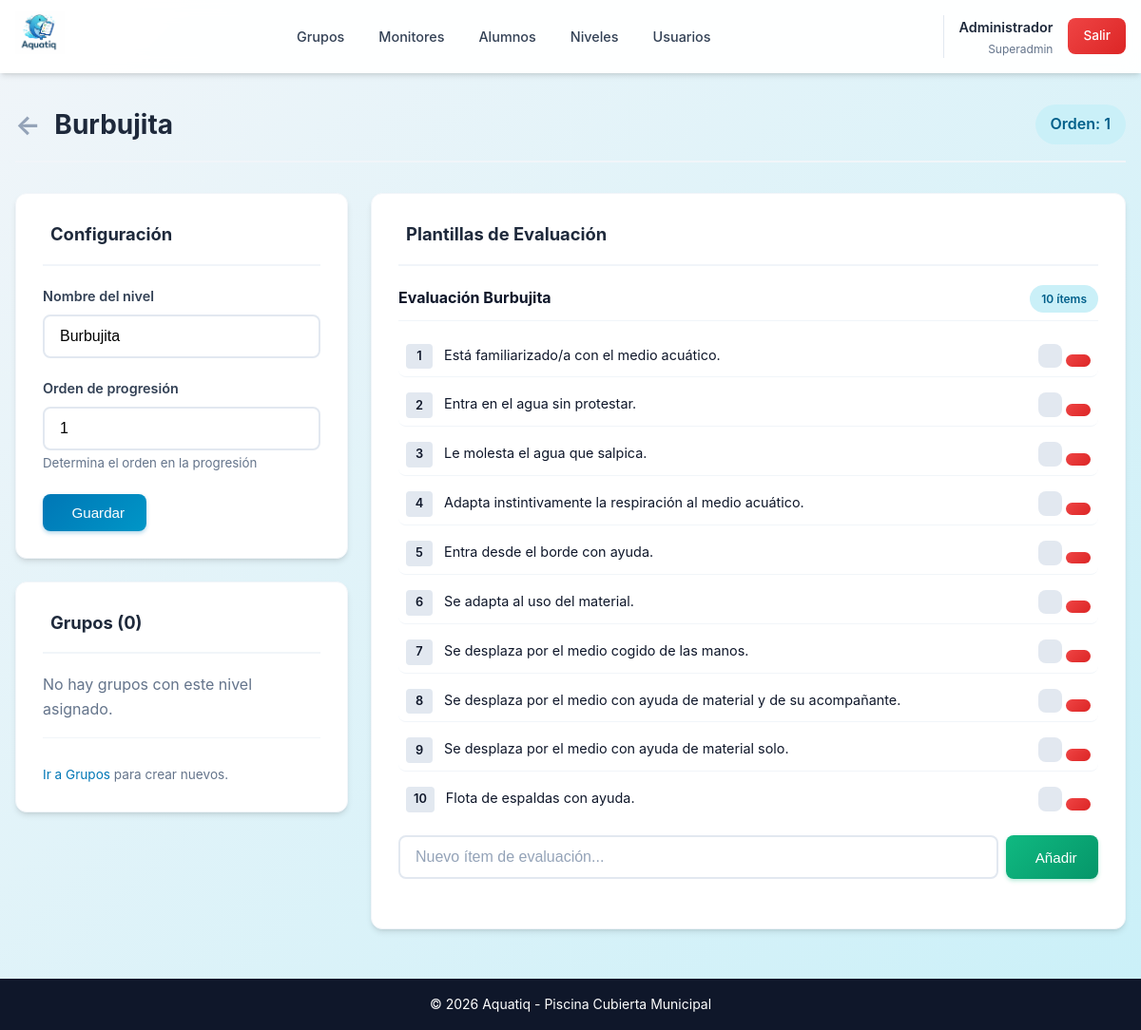
Page /admin/nivel.php?id=1 (signed in) on the committed database.
### tables this page shows
CREATE TABLE `niveles` (
    `id` INT UNSIGNED AUTO_INCREMENT PRIMARY KEY,
    `nombre` VARCHAR(50) NOT NULL,
    `orden` INT UNSIGNED NOT NULL DEFAULT 0,
    `activo` TINYINT(1) DEFAULT 1,
    `created_at` TIMESTAMP DEFAULT CURRENT_TIMESTAMP
);

CREATE TABLE `plantillas_evaluacion` (
    `id` INT UNSIGNED AUTO_INCREMENT PRIMARY KEY,
    `nivel_id` INT UNSIGNED NOT NULL,
    `nombre` VARCHAR(100) NOT NULL,
    `activo` TINYINT(1) DEFAULT 1,
    `created_at` TIMESTAMP DEFAULT CURRENT_TIMESTAMP,
    FOREIGN KEY (`nivel_id`) REFERENCES `niveles`(`id`) ON DELETE CASCADE
);

CREATE TABLE `items_evaluacion` (
    `id` INT UNSIGNED AUTO_INCREMENT PRIMARY KEY,
    `plantilla_id` INT UNSIGNED NOT NULL,
    `texto` TEXT NOT NULL,
    `orden` INT UNSIGNED NOT NULL DEFAULT 0,
    `activo` TINYINT(1) DEFAULT 1,
    FOREIGN KEY (`plantilla_id`) REFERENCES `plantillas_evaluacion`(`id`) ON DELETE CASCADE
);

### includes/functions.php (called while the page is built, shortened)
<?php
function sanitize(string $input): string {
    return htmlspecialchars(trim($input), ENT_QUOTES, 'UTF-8');
}

### admin/nivel.php (the view, shortened to what this page needs)
<?php
$pdo = getDBConnection();
$nivel_id = (int)($_GET['id'] ?? 0);
$stmt = $pdo->prepare("
    SELECT g.*,
           (SELECT COUNT(*) FROM alumnos a WHERE a.grupo_id = g.id AND a.activo = 1) as total_alumnos,
           (SELECT GROUP_CONCAT(u.nombre SEPARATOR ', ')
            FROM usuarios u
            INNER JOIN monitores_grupos mg ON u.id = mg.monitor_id
            WHERE mg.grupo_id = g.id) as monitores
    FROM grupos g
    WHERE g.nivel_id = ? AND g.activo = 1
    ORDER BY g.nombre
");
$stmt->execute([$nivel_id]);
$grupos = $stmt->fetchAll();
$stmt = $pdo->prepare("SELECT * FROM plantillas_evaluacion WHERE nivel_id = ? AND activo = 1");
$stmt->execute([$nivel_id]);
$plantillas = $stmt->fetchAll();
foreach ($plantillas as &$plantilla) {
    $stmt = $pdo->prepare("SELECT * FROM items_evaluacion WHERE plantilla_id = ? ORDER BY orden");
    $stmt->execute([$plantilla['id']]);
    $plantilla['items'] = $stmt->fetchAll();
}
$stmt = $pdo->prepare("SELECT * FROM niveles WHERE id = ?");
$stmt->execute([$nivel_id]);
$nivel = $stmt->fetch();
include INCLUDES_PATH . '/header.php';
?>
<div class="page-header">
    <h1>
        <a href="/admin/niveles.php" style="color: var(--gray-400); margin-right: 0.5rem;">←</a>
        <?= sanitize($nivel['nombre']) ?>
    </h1>
    <div class="actions">
        <span class="badge badge-info" style="font-size: 1rem; padding: 0.5rem 1rem;">
            Orden: <?= $nivel['orden'] ?>
        </span>
    </div>
</div>
<div style="display: grid; grid-template-columns: 350px 1fr; gap: 1.5rem;">
    <div>
        <div class="card" style="margin-bottom: 1.5rem;">
            <div class="card-header">
                <h3 class="card-title"><i class="iconoir-settings"></i> Configuración</h3>
            </div>
            <form method="POST">
                <div class="form-group">
                    <label for="nombre">Nombre del nivel</label>
                    <input type="text" id="nombre" name="nombre" class="form-control" required
                           value="<?= sanitize($nivel['nombre']) ?>">
                </div>
                <div class="form-group">
                    <label for="orden">Orden de progresión</label>
                    <input type="number" id="orden" name="orden" class="form-control" min="1"
                           value="<?= $nivel['orden'] ?>">
                    <small style="color: var(--gray-500);">Determina el orden en la progresión</small>
                </div>
                <button type="submit" class="btn btn-primary">
                    <i class="iconoir-check"></i> Guardar
                </button>
            </form>
        </div>
        <div class="card">
            <div class="card-header">
                <h3 class="card-title"><i class="iconoir-group"></i> Grupos (<?= count($grupos) ?>)</h3>
            </div>
            <?php if (count($grupos) > 0): ?>
            <div style="display: flex; flex-direction: column; gap: 0.5rem;">
                <?php foreach ($grupos as $grupo): ?>
                <a href="/admin/grupo.php?id=<?= $grupo['id'] ?>"
                   style="display: block; padding: 0.75rem; background: var(--gray-50); border-radius: var(--radius-sm); text-decoration: none; color: inherit; transition: var(--transition);"
                   onmouseover="this.style.background='var(--gray-100)'"
                   onmouseout="this.style.background='var(--gray-50)'">
                    <div style="font-weight: 600; color: var(--primary);"><?= sanitize($grupo['nombre']) ?></div>
                    <div style="font-size: 0.85rem; color: var(--gray-500);">
                        <?= $grupo['total_alumnos'] ?> <?= $grupo['total_alumnos'] == 1 ? 'alumna/o' : 'alumnas/os' ?>
                        <?php if ($grupo['monitores']): ?>
                        • <?= sanitize($grupo['monitores']) ?>
                        <?php endif; ?>
                    </div>
                </a>
                <?php endforeach; ?>
            </div>
            <?php else: ?>
            <p style="color: var(--gray-500);">No hay grupos con este nivel asignado.</p>
            <?php endif; ?>
            <div style="margin-top: 1rem; padding-top: 1rem; border-top: 1px solid var(--gray-100);">
                <p style="font-size: 0.85rem; color: var(--gray-500); margin-top: 0.75rem;">
                    <a href="/admin/grupos.php">Ir a Grupos</a> para crear nuevos.
                </p>
            </div>
        </div>
    </div>
    <div>
        <div class="card">
            <div class="card-header">
                <h3 class="card-title"><i class="iconoir-clipboard-check"></i> Plantillas de Evaluación</h3>
            </div>
            <?php if (count($plantillas) > 0): ?>
                <?php foreach ($plantillas as $plantilla): ?>
                <div style="margin-bottom: 1.5rem;">
                    <div style="display: flex; justify-content: space-between; align-items: center; margin-bottom: 1rem; padding-bottom: 0.5rem; border-bottom: 1px solid var(--gray-100);">
                        <h4 style="margin: 0;"><?= sanitize($plantilla['nombre']) ?></h4>
                        <span class="badge badge-info"><?= count($plantilla['items']) ?> ítems</span>
                    </div>
                    <?php if (count($plantilla['items']) > 0): ?>
                    <div style="display: flex; flex-direction: column; gap: 0.5rem; margin-bottom: 1rem;">
                        <?php foreach ($plantilla['items'] as $index => $item): ?>
                        <div class="evaluacion-item" style="display: flex; align-items: flex-start; gap: 0.75rem; padding: 0.5rem; background: var(--gray-50); border-radius: var(--radius-sm);">
                            <span style="background: var(--gray-200); padding: 0.2rem 0.5rem; border-radius: 4px; font-size: 0.8rem; font-weight: 600; min-width: 28px; text-align: center;">
                                <?= $index + 1 ?>
                            </span>
                            <span style="flex: 1; font-size: 0.9rem;"><?= sanitize($item['texto']) ?></span>
                            <div style="display: flex; gap: 0.25rem;">
                                <button type="button" class="btn btn-sm btn-secondary"
                                        onclick="editItem(<?= $item['id'] ?>, '<?= addslashes(sanitize($item['texto'])) ?>')">
                                </button>
                                <form method="POST" style="display:inline;">
                                    <button type="submit" class="btn btn-sm btn-danger" data-confirm="¿Eliminar este ítem?">
                                    </button>
                                </form>
                            </div>
                        </div>
                        <?php endforeach; ?>
                    </div>
                    <?php else: ?>
                    <p style="color: var(--gray-500); margin-bottom: 1rem;">Sin ítems de evaluación.</p>
                    <?php endif; ?>
                    <form method="POST" style="display: flex; gap: 0.5rem;">
                        <input type="text" name="texto" class="form-control" style="flex: 1;"
                               placeholder="Nuevo ítem de evaluación..." required>
                        <button type="submit" class="btn btn-success">
                            <i class="iconoir-plus"></i> Añadir
                        </button>
                    </form>
                </div>
                <?php endforeach; ?>
            <?php endif; ?>
        </div>
    </div>
</div>
<?php include INCLUDES_PATH . '/footer.php'; ?>

### assets/css/style.css (style rules this page uses)
:root { --primary: #0077b6; --primary-light: #0096c7; --primary-dark: #005f8a; --secondary: #00b4d8; --accent: #90e0ef; --accent-light: #caf0f8; --success: #10b981; --success-light: #d1fae5; --warning: #f59e0b; --warning-light: #fef3c7; --danger: #ef4444; --danger-light: #fee2e2; --dark: #0f172a; --gray-900: #1e293b; --gray-700: #334155; --gray-500: #64748b; --gray-400: #94a3b8; --gray-300: #cbd5e1; --gray-200: #e2e8f0; --gray-100: #f1f5f9; --light: #f8fafc; --white: #ffffff; --shadow-sm: 0 1px 2px rgba(0,0,0,0.05); --shadow: 0 4px 6px -1px rgba(0,0,0,0.1), 0 2px 4px -2px rgba(0,0,0,0.1); --shadow-lg: 0 10px 15px -3px rgba(0,0,0,0.1), 0 4px 6px -4px rgba(0,0,0,0.1); --shadow-xl: 0 20px 25px -5px rgba(0,0,0,0.1), 0 8px 10px -6px rgba(0,0,0,0.1); --radius: 12px; --radius-sm: 8px; --radius-lg: 16px; --transition: all 0.2s ease; }
*, *::before, *::after { box-sizing: border-box; margin: 0; padding: 0; }
body { font-family: 'Inter', 'Segoe UI', system-ui, -apple-system, sans-serif; background: linear-gradient(135deg, var(--gray-100) 0%, var(--accent-light) 100%); background-attachment: fixed; color: var(--dark); line-height: 1.6; min-height: 100vh; display: flex; flex-direction: column; }
a { color: var(--primary); text-decoration: none; transition: var(--transition); }
.btn { display: inline-flex; align-items: center; justify-content: center; gap: 0.5rem; padding: 0.7rem 1.4rem; border: none; border-radius: var(--radius-sm); font-size: 0.95rem; font-weight: 500; cursor: pointer; transition: var(--transition); text-align: center; text-decoration: none; }
.btn-primary { background: linear-gradient(135deg, var(--primary) 0%, var(--primary-light) 100%); color: var(--white); box-shadow: 0 2px 4px rgba(0,119,182,0.3); }
.btn-secondary { background: var(--gray-200); color: var(--gray-700); }
.btn-success { background: linear-gradient(135deg, var(--success) 0%, #059669 100%); color: var(--white); box-shadow: 0 2px 4px rgba(16,185,129,0.3); }
.btn-danger { background: linear-gradient(135deg, var(--danger) 0%, #dc2626 100%); color: var(--white); }
.btn-sm { padding: 0.4rem 0.8rem; font-size: 0.85rem; }
.form-group { margin-bottom: 1.25rem; }
.form-group label { display: block; margin-bottom: 0.5rem; font-weight: 600; font-size: 0.9rem; color: var(--gray-700); }
.form-control { width: 100%; padding: 0.75rem 1rem; border: 2px solid var(--gray-200); border-radius: var(--radius-sm); font-size: 1rem; background: var(--white); transition: var(--transition); }
.form-control::placeholder { color: var(--gray-400); }
.card { background: var(--white); border-radius: var(--radius); box-shadow: var(--shadow); padding: 1.75rem; margin-bottom: 1.25rem; border: 1px solid var(--gray-100); transition: var(--transition); }
.card-header { border-bottom: 2px solid var(--gray-100); padding-bottom: 1rem; margin-bottom: 1.25rem; display: flex; align-items: center; justify-content: space-between; }
.card-title { font-size: 1.15rem; font-weight: 700; color: var(--gray-900); display: flex; align-items: center; gap: 0.5rem; }
.page-header { display: flex; justify-content: space-between; align-items: center; margin-bottom: 2rem; padding-bottom: 1rem; border-bottom: 2px solid var(--gray-100); }
.page-header h1 { color: var(--gray-900); font-size: 1.75rem; font-weight: 700; }
.page-header .actions { display: flex; gap: 0.75rem; }
.badge { display: inline-flex; align-items: center; padding: 0.3rem 0.75rem; border-radius: 50px; font-size: 0.75rem; font-weight: 600; gap: 0.3rem; }
.badge-info { background: var(--accent-light); color: var(--primary-dark); }
.evaluacion-item { display: flex; align-items: center; padding: 1rem; border-bottom: 1px solid var(--gray-100); transition: var(--transition); }
.evaluacion-item:last-child { border-bottom: none; }

### rows in the picture
niveles: nombre "Burbujita", orden "1"
plantillas_evaluacion: nombre "Evaluación Burbujita", count($plantilla['items']) "10"
items_evaluacion: texto "Está familiarizado/a con el medio acuático."
items_evaluacion: texto "Entra en el agua sin protestar."
items_evaluacion: texto "Le molesta el agua que salpica."
items_evaluacion: texto "Adapta instintivamente la respiración al medio acuático."
items_evaluacion: texto "Entra desde el borde con ayuda."
items_evaluacion: texto "Se adapta al uso del material."
items_evaluacion: texto "Se desplaza por el medio cogido de las manos."
items_evaluacion: texto "Se desplaza por el medio con ayuda de material y de su acompañante."
items_evaluacion: texto "Se desplaza por el medio con ayuda de material solo."
items_evaluacion: texto "Flota de espaldas con ayuda."

### other values in the picture
$currentUser['nombre'] "Administrador"
ROLES[$currentUser['rol']] "Superadmin"
count($grupos) "0"
APP_NAME "Aquatiq"
